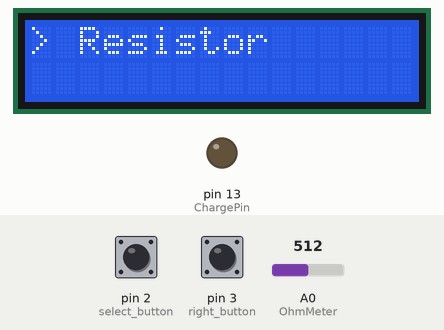
This sketch was run on a simulated Arduino Nano, built with avr-gcc and run on an emulated ATmega328P. On the bench: 16×2 character LCD, output pins drawn as LEDs (lit = HIGH). The test bench sets the inputs (shaded band); at power-on: pin 2 (select_button) HIGH, A0 (OhmMeter) = 512, pin 3 (right_button) HIGH. Pins used as bus, display or sensor lines are not drawn.

Above: at 1.2 s.
1.3 s: pin 2 (select_button) pulled LOW for 0.15 s
At 2.2 s:
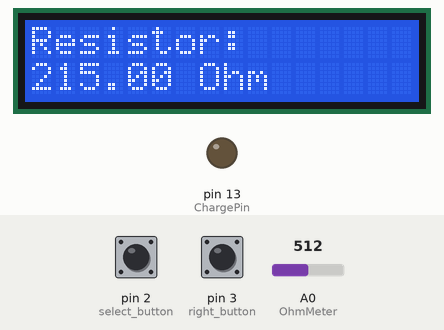
4.3 s: A0 (OhmMeter) set to 706
At 6.0 s:
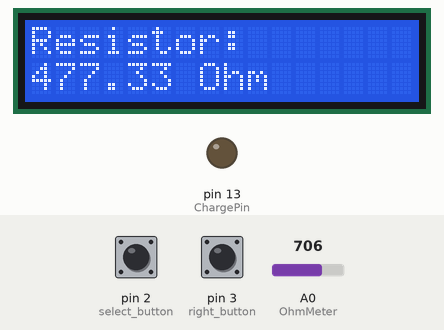
7.3 s: A0 (OhmMeter) set to 735
At 8.4 s:
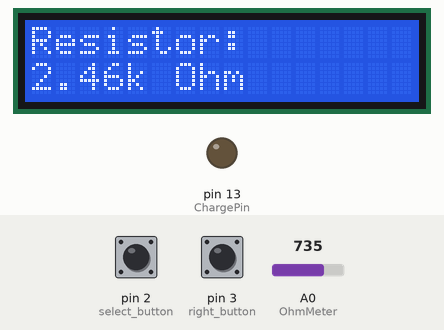
10.3 s: A0 (OhmMeter) set to 716
At 12.0 s:
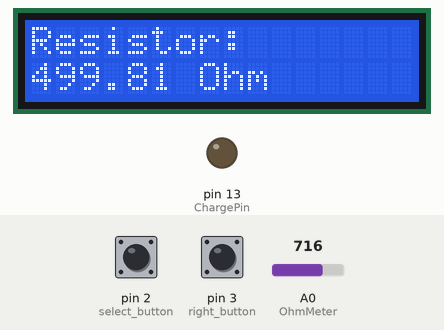
12.7 s: pin 2 (select_button) pulled LOW for 1 s
At 14.8 s:
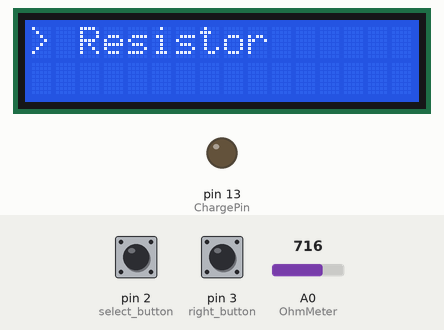
15.2 s: pin 3 (right_button) pulled LOW for 0.15 s
At 16.6 s:
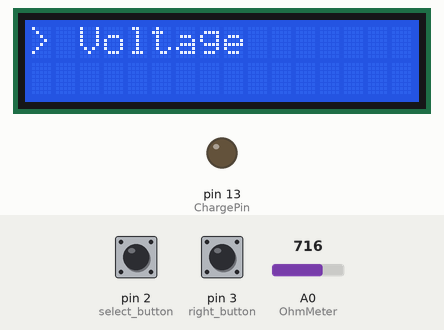
Timing chart, 0 to 17.8 s (numbered marks = the images above; inputs shaded):
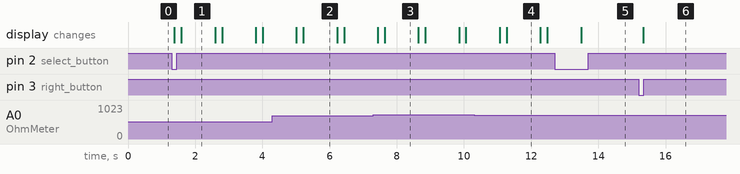

Measured:
- the behaviour switches between 716 and 717 on A0 (OhmMeter) (found by bisection; images 2 and 3)
- after the input at 1.3 s, the display: first changes after 0.08 s (image 1 shows a later state)
- after the input at 4.3 s, the display: first differs from a run without the input after 0.92 s (image 2)
- after the input at 7.3 s, the display: first differs from a run without the input after 0.34 s (image 3)
- after the input at 10.3 s, the display: first differs from a run without the input after 0.97 s (image 4)
- after the input at 12.7 s, the display: changes after 0.79 s (image 5)
- after the input at 15.2 s, the display: changes after 0.13 s (image 6)

The sketch:

main.ino
```cpp
#include <Wire.h>
#include <LiquidCrystal_I2C.h>
LiquidCrystal_I2C lcd(0x27, 16, 2);

const int right_button = 3;
const int select_button = 2;
const int OhmMeter = A0;
const int CapacitancMeter = A1;
const int VoltMeter = A2;
const int Ammeter = A3;
const int R3 = 6;
const int R2 = 5;
const int R1 = 4;
const int ChargePin = 13;
const int DischargePin = 11;
boolean is_select = false;
int navigator = 0;
int flag = 0;
float R = 0.00;
float V = 0.00;
float I = 0.00;
float C = 0.00;
boolean nano = false;
boolean kilo = false;
boolean mili = false;

void calculate_resistor() {
  float v_ref = 4.94;
  float r1 = 0.00;
  float r_ref1 = 215.00;
  float adc_value1 = 0.00;
  float voltage1 = 0.00;
  float r2 = 0.00;
  float r_ref2 = 968.00;
  float adc_value2 = 0.00;
  float voltage2 = 0.00;
  float r3 = 0.00;
  float r_ref3 = 9630.00;
  float adc_value3 = 0.00;
  float voltage3 = 0.00;
  pinMode(R1, OUTPUT);
  pinMode(R2, INPUT);
  pinMode(R3, INPUT);
  digitalWrite(R1, HIGH);
  for (int i = 0; i < 20; i++) {

    adc_value1 = adc_value1 + analogRead(OhmMeter);
    delay(3);
  }
  adc_value1 = adc_value1 / 20;

  if (adc_value1 < 1022.90)

  {

    voltage1 = ((adc_value1 * v_ref) / 1024);

    r1 = (voltage1 * r_ref1) / (v_ref - voltage1);
  }


  pinMode(R1, INPUT);

  pinMode(R2, OUTPUT);

  pinMode(R3, INPUT);

  digitalWrite(R2, HIGH);

  for (int i = 0; i < 20; i++)

  {

    adc_value2 = adc_value2 + analogRead(OhmMeter);

    delay(3);
  }

  adc_value2 = adc_value2 / 20;

  if (adc_value2 < 1022.90)

  {

    voltage2 = ((adc_value2 * v_ref) / 1024);

    r2 = (voltage2 * r_ref2) / (v_ref - voltage2);
  }


  pinMode(R1, INPUT);

  pinMode(R2, INPUT);

  pinMode(R3, OUTPUT);

  digitalWrite(R3, HIGH);

  for (int i = 0; i < 20; i++)

  {

    adc_value3 = adc_value3 + analogRead(OhmMeter);

    delay(3);
  }

  adc_value3 = adc_value3 / 20;

  if (adc_value3 < 1022.90)

  {

    voltage3 = ((adc_value3 * v_ref) / 1024);

    r3 = (voltage3 * r_ref3) / (v_ref - voltage3);
  }


  r1 = r1 / 1000;

  r2 = r2 / 1000;

  r3 = r3 / 1000;


  // if (r1 > 10 && r1 < 500) {
  //   R = r1;  // 215Ω is accurate in this range
  // } else if (r2 >= 500 && r2 < 2500) {
  //   R = r2;  // 968Ω is best here
  // } else if (r3 >= 2500 && r3 < 100000) {
  //   R = r3;  // 9630Ω for high resistance
  // } else {
  //   R = 0.00;  // Out of range or error
  // }


  if (r1 < 0.5 && r2 < 2.5 && r3 < 100) R = r1 ;

  else if (r1 > 0.5 && r2 < 2.5 && r3 < 100) R = r2;

  else if (r1 > 0.5 && r2 > 2.5 && r3 < 100) R = r3;

  else R = 0.00;


  if (R < 1)

  {

    R = R * 1000;

    kilo = false;

  }

  else

  {

    kilo = true;
  }
}


void calculate_capacitance() {

  unsigned long start_time;

  unsigned long elapsed_time;

  float microFarads;

  float nanoFarads;

  float r_ref = 9720.00;


  digitalWrite(ChargePin, HIGH);

  start_time = millis();


  while (analogRead(CapacitancMeter) < 647) {}


  elapsed_time = millis() - start_time;


  microFarads = ((float)elapsed_time / r_ref) * 1000;

  if (microFarads > 1)

  {

    C = microFarads;

    nano = false;

  }

  else

  {

    nanoFarads = microFarads * 1000.0;

    C = nanoFarads;

    nano = true;
  }


  digitalWrite(ChargePin, LOW);

  pinMode(DischargePin, OUTPUT);

  digitalWrite(DischargePin, LOW);

  while (analogRead(CapacitancMeter) > 0) {}

  pinMode(DischargePin, INPUT);
}


void calculate_voltage() {

  float R1 = 2170.00;

  float R2 = 973.00;

  float v_ref = 4.94;

  float resistor_ratio = 0.00;

  float adc_value = 0.00;

  float voltage = 0.00;


  resistor_ratio = (R2 / (R1 + R2));

  for (int i = 0; i < 20; i++)

  {

    adc_value = adc_value + analogRead(VoltMeter);

    delay(3);
  }

  adc_value = adc_value / 20;

  voltage = ((adc_value * v_ref) / 1023);


  V = voltage / resistor_ratio;
}


void calculate_current() {

  int sensitivity = 185;

  int adc_value = 0;

  float v_ref = 4.94;

  float voltage = 0.00;

  float pure_voltage = 0.00;

  float offset_voltage = 2.47;


  for (int i = 0; i < 40; i++)

  {

    adc_value = adc_value + analogRead(Ammeter);

    delay(2);
  }

  adc_value = adc_value / 40;

  voltage = ((adc_value * v_ref) / 1024);

  pure_voltage = voltage - offset_voltage;

  pure_voltage = pure_voltage * 1000;

  I = pure_voltage / sensitivity;


  if (I < 1)

  {

    I = I * 1000;

    mili = true;

  }

  else

  {

    mili = false;
  }
}
void setup() {

  Serial.begin(9600);
  pinMode(right_button, INPUT_PULLUP);
  pinMode(select_button, INPUT_PULLUP);
  pinMode(ChargePin, OUTPUT);
  digitalWrite(ChargePin, LOW);

  lcd.init();
  lcd.backlight();
}
void loop() {
  static bool rightPressed = false;
  static bool selectPressed = false;

  if (digitalRead(right_button) == LOW && !rightPressed && !is_select) {
    rightPressed = true;
    navigator++;
    if (navigator > 3) navigator = 0;
  }

  if (digitalRead(right_button) == HIGH && rightPressed) {
    rightPressed = false;
  }

  if (digitalRead(select_button) == LOW && !selectPressed) {
    selectPressed = true;
    is_select = !is_select;  // Toggle mode
  }

  if (digitalRead(select_button) == HIGH && selectPressed) {
    selectPressed = false;
  }

  if (is_select) {
    lcd.clear();
    switch (navigator) {
      case 0:  // Resistor
        calculate_resistor();
        lcd.setCursor(0, 0);
        lcd.print("Resistor:");
        lcd.setCursor(0, 1);
        lcd.print(R);
        if (kilo) lcd.print("k Ohm");
        else lcd.print(" Ohm");
        break;

      case 1:  // Voltage
        calculate_voltage();
        lcd.setCursor(0, 0);
        lcd.print("Voltage:");
        lcd.setCursor(0, 1);
        lcd.print(V);
        lcd.print(" V");
        break;

      case 2:  // Current
        calculate_current();
        lcd.setCursor(0, 0);
        lcd.print("Current:");
        lcd.setCursor(0, 1);
        lcd.print(I);
        if (mili) lcd.print(" mA");
        else lcd.print(" A");
        break;

      case 3:  // Capacitance
        calculate_capacitance();
        lcd.setCursor(0, 0);
        lcd.print("Capacitance:");
        lcd.setCursor(0, 1);
        lcd.print(C);
        if (nano) lcd.print(" nF");
        else lcd.print(" uF");
        break;
    }

    delay(1000);  // Refresh rate in select mode
  } else {
    lcd.clear();
    lcd.setCursor(0, 0);
    switch (navigator) {
      case 0: lcd.print("> Resistor"); break;
      case 1: lcd.print("> Voltage"); break;
      case 2: lcd.print("> Current"); break;
      case 3: lcd.print("> Capacitor"); break;
    }
    delay(250);
  }
}
```
